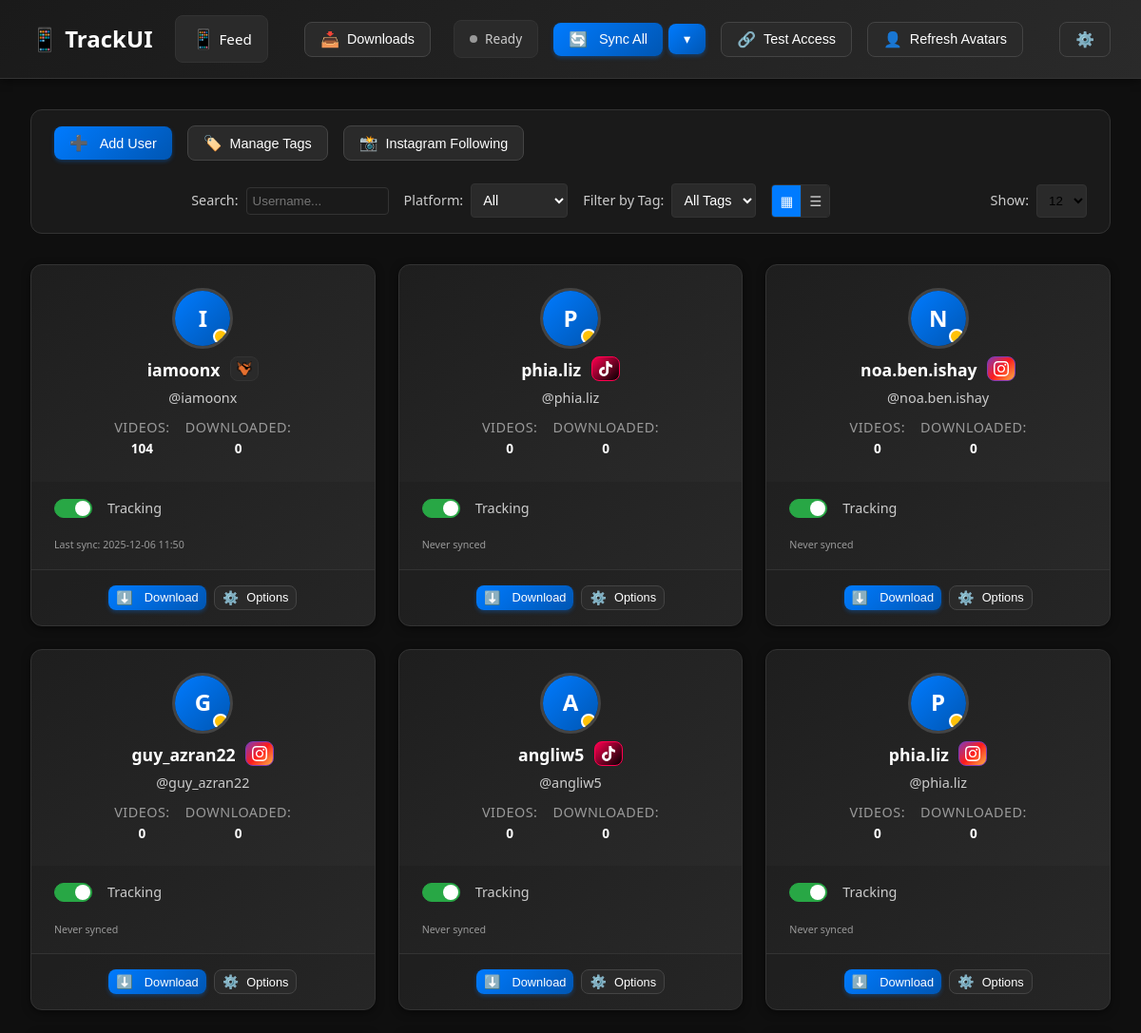
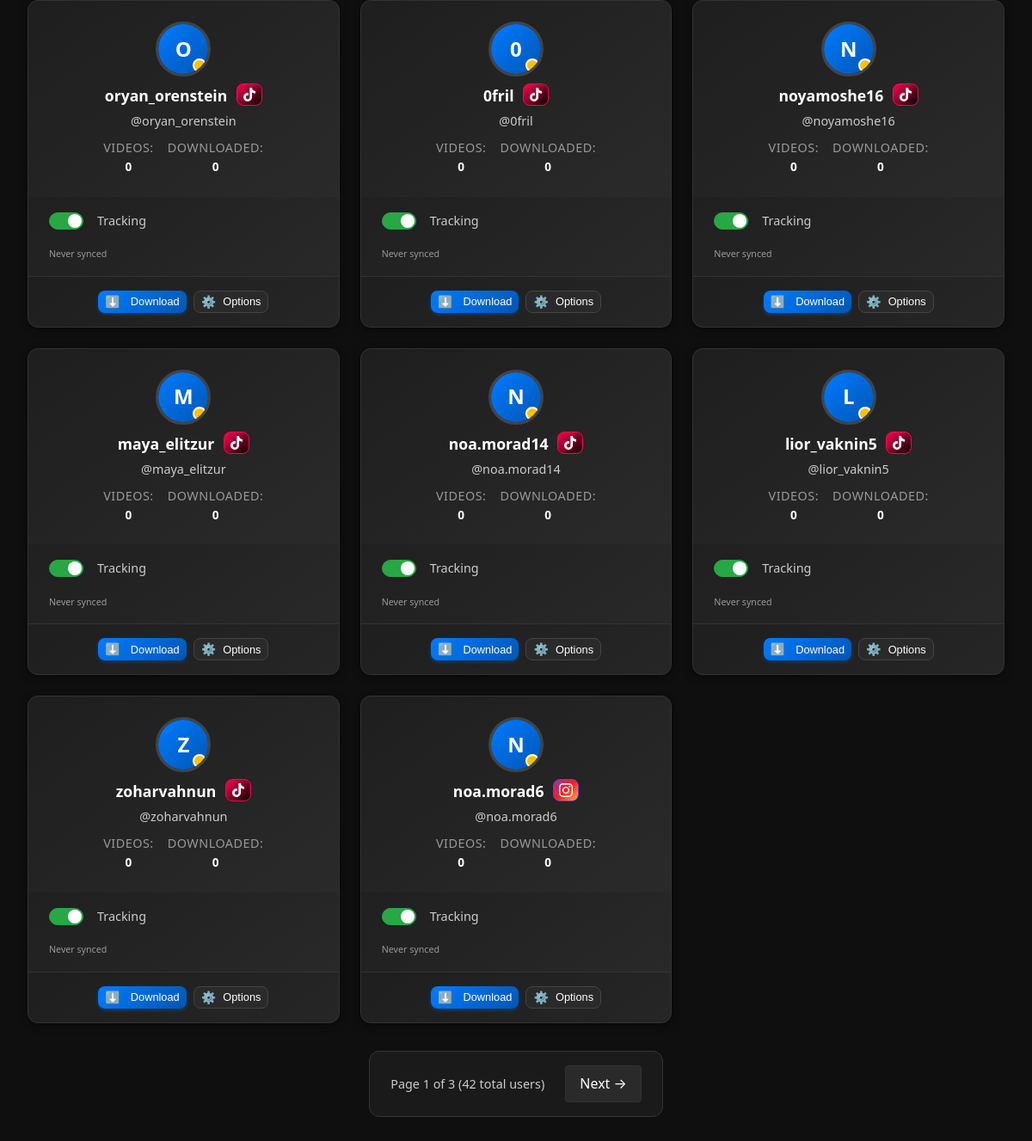
The page / on the database its author committed (2 pictures, top to bottom).
### tables this page shows
CREATE TABLE users (
            id INTEGER PRIMARY KEY AUTOINCREMENT,
            username TEXT NOT NULL,
            platform TEXT NOT NULL DEFAULT 'tiktok',
            display_name TEXT,
            profile_picture TEXT,
            follower_count INTEGER DEFAULT 0,
            following_count INTEGER DEFAULT 0,
            video_count INTEGER DEFAULT 0,
            is_tracking BOOLEAN DEFAULT 1,
            last_sync TIMESTAMP,
            created_at TIMESTAMP DEFAULT CURRENT_TIMESTAMP,
            download_count INTEGER DEFAULT 0,
            last_download TIMESTAMP,
            UNIQUE(username, platform)
        );

### app.py (the view, shortened to what this page needs)
@app.route('/')
def index():
    if not get_bool_setting('setup_completed', False):
        return redirect(url_for('setup_page'))
    page = request.args.get('page', 1, type=int)
    per_page = request.args.get('per_page', 14, type=int)  # 14 items = 2 full rows
    tag_filter = request.args.get('tag', '')
    platform_filter = request.args.get('platform', '')
    search_query = request.args.get('search', '')
    conn = get_db_connection()
    tags = conn.execute('SELECT * FROM tags ORDER BY name').fetchall()
    base_query = '''
        SELECT DISTINCT u.*, COUNT(DISTINCT ut.tag_id) as tag_count
        FROM users u
        LEFT JOIN user_tags ut ON u.id = ut.user_id
    '''
    params = []
    where_clauses = []
    if platform_filter in ('tiktok','instagram', 'coomer'):
        where_clauses.append('u.platform = ?')
        params.append(platform_filter)
    if search_query:
        where_clauses.append('(u.username LIKE ? OR u.display_name LIKE ?)')
        params.extend([f'%{search_query}%', f'%{search_query}%'])
    if where_clauses:
        base_query += ' WHERE ' + ' AND '.join(where_clauses)
    base_query += ' GROUP BY u.id ORDER BY u.created_at DESC'
    if where_clauses:
        count_query = 'SELECT COUNT(DISTINCT u.id) FROM users u '
        if tag_filter:
            count_query += 'INNER JOIN user_tags ut ON u.id = ut.user_id INNER JOIN tags t ON ut.tag_id = t.id '
        count_query += 'WHERE ' + ' AND '.join(where_clauses)
        total = conn.execute(count_query, params).fetchone()[0]
    else:
        total = conn.execute('SELECT COUNT(*) FROM users').fetchone()[0]
    offset = (page - 1) * per_page
    paginated_query = f"{base_query} LIMIT ? OFFSET ?"
    users = conn.execute(paginated_query, params + [per_page, offset]).fetchall()
    conn.close()
    user_list = []
    for user in users:
        user_dict = dict(user)
        platform = user.get('platform','tiktok') if isinstance(user, dict) else user['platform']
        user_dir = os.path.join(DOWNLOADS_PATH, platform, user['username'])
        file_count = 0
        if os.path.exists(user_dir):
            for root, dirs, files in os.walk(user_dir):
                file_count += len([f for f in files if f.lower().endswith(('.mp4', '.jpg', '.jpeg', '.png', '.gif'))])
        user_dict['downloaded_files'] = file_count
        avatar_available = False
        for ext in ['.jpg', '.jpeg', '.png', '.webp']:
            candidate = os.path.join(AVATARS_PATH, f"{user['platform']}_{user['username']}{ext}")
            if os.path.exists(candidate):
                avatar_available = True
                break
        user_dict['avatar_available'] = avatar_available
        conn = get_db_connection()
        user_tags = conn.execute('''
            SELECT t.name, t.color FROM tags t
            JOIN user_tags ut ON t.id = ut.tag_id
            WHERE ut.user_id = ?
        ''', (user['id'],)).fetchall()
        conn.close()
        user_dict['tags'] = [dict(tag) for tag in user_tags]
        user_list.append(user_dict)
    has_prev = page > 1
    has_next = offset + per_page < total
    prev_num = page - 1 if has_prev else None
    next_num = page + 1 if has_next else None
    return render_template('index.html',
                         users=user_list,
                         tags=tags,
                         current_tag=tag_filter,
                         pagination={
                             'page': page,
                             'per_page': per_page,
                             'total': total,
                             'has_prev': has_prev,
                             'has_next': has_next,
                             'prev_num': prev_num,
                             'next_num': next_num
                         },
                         sync_status=sync_status)

### templates/index.html (shortened to what this page needs)
{% extends "layout.html" %}
{% block content %}
<div class="main-container">
    <div class="controls-bar">
        <div class="controls-left">
            <button class="btn btn-primary" onclick="showAddUserModal()">
                <span class="btn-icon">➕</span>
                Add User
            </button>
            <button class="btn btn-secondary" onclick="showTagManagerModal()">
                <span class="btn-icon">🏷️</span>
                Manage Tags
            </button>
            <button class="btn btn-secondary" onclick="showInstagramFollowingModal()">
                <span class="btn-icon">📸</span>
                Instagram Following
            </button>
        </div>
        <div class="controls-center">
            <div class="filter-group">
                <label for="userSearch">Search:</label>
                <input type="text" id="userSearch" placeholder="Username..."
                    value="{{ request.args.get('search', '') }}" oninput="debouncedSearch()"
                    style="width: 150px; padding: 6px; border-radius: 4px; border: 1px solid var(--border-color); background: var(--bg-secondary); color: var(--text-primary);">
            </div>
            <div class="filter-group">
                <label for="platformFilter">Platform:</label>
                <select id="platformFilter" onchange="filterByPlatform()">
                    <option value="">All</option>
                </select>
            </div>
            <div class="filter-group">
                <label for="tagFilter">Filter by Tag:</label>
                <select id="tagFilter" onchange="filterByTag()">
                    <option value="">All Tags</option>
                </select>
            </div>
            <div class="view-toggle">
                <button class="view-btn active" id="gridViewBtn" onclick="toggleView('grid')">
                    <span class="btn-icon">▦</span>
                </button>
                <button class="view-btn" id="listViewBtn" onclick="toggleView('list')">
                    <span class="btn-icon">☰</span>
                </button>
            </div>
        </div>
        <div class="controls-right">
            <div class="per-page-selector">
                <label for="perPageSelect">Show:</label>
                <select id="perPageSelect" onchange="changePerPage()">
                    <option value="12" {% if pagination.per_page==12 %}selected{% endif %}>12</option>
                </select>
            </div>
        </div>
    </div>
    {% if users %}
    <div class="users-container" id="usersContainer">
        <div class="users-grid" id="usersGrid">
            {% for user in users %}
            <div class="user-card" data-username="{{ user.username }}" data-platform="{{ user.platform }}">
                <div class="user-card-header">
                    <div class="user-avatar">
                        {% if user.avatar_available %}
                        <img src="{{ url_for('avatar', username=user.username) }}?platform={{ user.platform }}"
                            alt="{{ user.display_name or user.username }}" loading="lazy">
                        {% else %}
                        <div class="avatar-placeholder" title="Avatar not available - click 'Refresh Avatars' to retry">
                            {{ (user.display_name or user.username)[0]|upper }}</div>
                        {% endif %}
                    </div>
                    <div class="user-info">
                        <h3 class="user-name">
                            <a
                                href="{{ url_for('user_profile', username=user.username) }}?platform={{ user.platform }}">
                                {{ user.display_name or user.username }}
                            </a>
                            <span class="platform-badge platform-{{ user.platform }}" title="{{ user.platform|title }}">
                                {% if user.platform == 'instagram' %}
                                <svg viewBox="0 0 24 24" width="16" height="16" fill="currentColor">
                                    <path
                                        d="M12 2.163c3.204 0 3.584.012 4.85.07 3.252.148 4.771 1.691 4.919 4.919.058 1.265.069 1.645.069 4.849 0 3.205-.012 3.584-.069 4.849-.149 3.225-1.664 4.771-4.919 4.919-1.266.058-1.644.07-4.85.07-3.204 0-3.584-.012-4.849-.07-3.26-.149-4.771-1.699-4.919-4.92-.058-1.265-.07-1.644-.07-4.849 0-3.204.013-3.583.07-4.849.149-3.227 1.664-4.771 4.919-4.919 1.266-.057 1.645-.069 4.849-.069zm0-2.163c-3.259 0-3.667.014-4.947.072-4.358.2-6.78 2.618-6.98 6.98-.059 1.281-.073 1.689-.073 4.948 0 3.259.014 3.668.072 4.948.2 4.358 2.618 6.78 6.98 6.98 1.281.058 1.689.072 4.948.072 3.259 0 3.668-.014 4.948-.072 4.354-.2 6.782-2.618 6.979-6.98.059-1.28.073-1.689.073-4.948 0-3.259-.014-3.667-.072-4.947-.196-4.354-2.617-6.78-6.979-6.98-1.281-.059-1.69-.073-4.949-.073zm0 5.838c-3.403 0-6.162 2.759-6.162 6.162s2.759 6.163 6.162 6.163 6.162-2.759 6.162-6.163c0-3.403-2.759-6.162-6.162-6.162zm0 10.162c-2.209 0-4-1.79-4-4 0-2.209 1.791-4 4-4s4 1.791 4 4c0 2.21-1.791 4-4 4zm6.406-11.845c-.796 0-1.441.645-1.441 1.44s.645 1.44 1.441 1.44c.795 0 1.439-.645 1.439-1.44s-.644-1.44-1.439-1.44z" />
                                </svg>
                                {% elif user.platform == 'coomer' %}
                                <img src="{{ url_for('static', filename='coomer_logo.png') }}" alt="Coomer" width="16"
                                    height="16" style="vertical-align: middle;">
                                {% endif %}
                            </span>
                        </h3>
                        <p class="user-username">@{{ user.username }}</p>
                        <div class="user-stats">
                            <span class="stat-item">
                                <span class="stat-label">Videos:</span>
                                <span class="stat-value">{{ user.video_count or 0 }}</span>
                            </span>
                            <span class="stat-item">
                                <span class="stat-label">Downloaded:</span>
                                <span class="stat-value">{{ user.downloaded_files or 0 }}</span>
                            </span>
                        </div>
                    </div>
                </div>
                <div class="user-card-body">
                    <div class="tracking-status">
                        <label class="toggle-switch">
                            <input type="checkbox" {% if user.is_tracking %}checked{% endif %}
                                onchange="toggleTracking('{{ user.username }}', this)">
                            <span class="toggle-label">Tracking</span>
                        </label>
                    </div>
                    <div class="sync-info">
                        {% if user.last_sync %}
                        <small class="last-sync">
                            Last sync: {{ user.last_sync|strftime('%Y-%m-%d %H:%M') }}
                        </small>
                        {% else %}
                        <small class="last-sync">Never synced</small>
                        {% endif %}
                    </div>
                </div>
                <div class="user-card-footer">
                    <div class="card-actions">
                        <button class="btn btn-sm btn-primary"
                            onclick="downloadUserContent('{{ user.username }}', '{{ user.platform }}')">
                            <span class="btn-icon">⬇️</span>
                            Download
                        </button>
                        <button class="btn btn-sm btn-secondary" onclick="showUserMenu('{{ user.username }}', event)">
                            <span class="btn-icon">⚙️</span>
                            Options
                        </button>
                    </div>
                </div>
            </div>
            {% endfor %}
        </div>
    </div>
    {% if pagination.total > pagination.per_page %}
    <div class="pagination-container">
        <div class="pagination">
            <div class="pagination-info">
                <span>
                    Page {{ pagination.page }} of {{ ((pagination.total - 1) // pagination.per_page) + 1 }}
                    ({{ pagination.total }} total users)
                </span>
            </div>
            {% if pagination.has_next %}
            <a href="?page={{ pagination.next_num }}&per_page={{ pagination.per_page }}{% if current_tag %}&tag={{ current_tag }}{% endif %}"
                class="pagination-btn">
                Next →
            </a>
            {% endif %}
        </div>
    </div>
    {% endif %}
    {% endif %}
</div>
{% endblock %}

### templates/layout.html (shortened to what this page needs)
<!DOCTYPE html>
<html lang="en" data-theme="dark">
<head>
    <link rel="stylesheet" href="{{ url_for('static', filename='style.css') }}">
</head>
<body>
    <div class="app-container">
        <header class="app-header">
            <div class="header-content">
                <div class="header-left">
                    <h1 class="app-title">
                        <a href="{{ url_for('index') }}">
                            📱 TrackUI
                        </a>
                    </h1>
                    <nav class="header-nav">
                        {% if request.endpoint == 'index' %}
                        <a href="{{ url_for('feed') }}" class="nav-link">
                            <span class="nav-icon">📱</span> Feed
                        </a>
                        {% elif request.endpoint != 'feed' %}
                        <div class="breadcrumb">
                            <a href="{{ url_for('index') }}">Home</a>
                            {% block breadcrumb %}{% endblock %}
                        </div>
                        {% endif %}
                    </nav>
                </div>
                {% if request.endpoint == 'index' %}
                <div class="header-right">
                    <div class="download-controls">
                        <button class="btn btn-secondary" id="downloadsBtn" onclick="showDownloadsModal()">
                            <span class="btn-icon">📥</span>
                            Downloads
                        </button>
                    </div>
                    <div class="sync-controls">
                        <div class="sync-status" id="syncStatus">
                            <span class="status-indicator" id="statusIndicator"></span>
                            <span class="status-text" id="statusText">Ready</span>
                        </div>
                        <div class="btn-group" id="syncAllGroup"
                            style="display:inline-flex; gap:6px; align-items:center;">
                            <button class="btn btn-primary" id="syncAllBtn" onclick="syncAllUsers()">
                                <span class="btn-icon">🔄</span>
                                Sync All
                            </button>
                            <button class="btn btn-primary" id="syncAllOptionsBtn" onclick="toggleSyncOptions(event)"
                                title="Sync options">
                                ▾
                            </button>
                        </div>
                        <button class="btn btn-secondary" id="testAccessBtn" onclick="testAccess()">
                            <span class="btn-icon">🔗</span>
                            Test Access
                        </button>
                        <button class="btn btn-secondary" id="refreshAvatarsBtn" onclick="refreshAllAvatars()">
                            <span class="btn-icon">👤</span>
                            Refresh Avatars
                        </button>
                    </div>
                </div>
                {% endif %}
                <button class="btn btn-secondary" id="settingsBtn" onclick="openSettingsSidebar()"
                    title="Settings"><span class="btn-icon">⚙️</span></button>
            </div>
        </header>
        <main class="app-main">
            {% block content %}{% endblock %}
        </main>
    </div>
</body>
</html>

### rows shown on the page
users: display_name "I", display_name "iamoonx", username "iamoonx", video_count "104", downloaded_files "0", is_tracking "☑", last_sync|strftime "2025-12-06 11:50"
users: display_name "P", display_name "phia.liz", platform "tiktok" (drawn), username "phia.liz", video_count "0", downloaded_files "0", is_tracking "☑", shows "Never synced"
users: display_name "N", display_name "noa.ben.ishay", platform "instagram" (drawn), username "noa.ben.ishay", video_count "0", downloaded_files "0", is_tracking "☑", shows "Never synced"
users: display_name "G", display_name "guy_azran22", platform "instagram" (drawn), username "guy_azran22", video_count "0", downloaded_files "0", is_tracking "☑", shows "Never synced"
users: display_name "A", display_name "angliw5", platform "tiktok" (drawn), username "angliw5", video_count "0", downloaded_files "0", is_tracking "☑", shows "Never synced"
users: display_name "P", display_name "phia.liz", platform "instagram" (drawn), username "phia.liz", video_count "0", downloaded_files "0", is_tracking "☑", shows "Never synced"
users: display_name "O", display_name "oryan_orenstein", platform "tiktok" (drawn), username "oryan_orenstein", video_count "0", downloaded_files "0", is_tracking "☑", shows "Never synced"
users: display_name "0", display_name "0fril", platform "tiktok" (drawn), username "0fril", video_count "0", downloaded_files "0", is_tracking "☑", shows "Never synced"
users: display_name "N", display_name "noyamoshe16", platform "tiktok" (drawn), username "noyamoshe16", video_count "0", downloaded_files "0", is_tracking "☑", shows "Never synced"
users: display_name "M", display_name "maya_elitzur", platform "tiktok" (drawn), username "maya_elitzur", video_count "0", downloaded_files "0", is_tracking "☑", shows "Never synced"
users: display_name "N", display_name "noa.morad14", platform "tiktok" (drawn), username "noa.morad14", video_count "0", downloaded_files "0", is_tracking "☑", shows "Never synced"
users: display_name "L", display_name "lior_vaknin5", platform "tiktok" (drawn), username "lior_vaknin5", video_count "0", downloaded_files "0", is_tracking "☑", shows "Never synced"
users: display_name "Z", display_name "zoharvahnun", platform "tiktok" (drawn), username "zoharvahnun", video_count "0", downloaded_files "0", is_tracking "☑", shows "Never synced"
users: display_name "N", display_name "noa.morad6", platform "instagram" (drawn), username "noa.morad6", video_count "0", downloaded_files "0", is_tracking "☑", shows "Never synced"

### other values the page prints
{{ pagination.page }} "1"
{{ ((pagination.total - 1) // pagination.per_page) + 1 }} "3"
{{ pagination.total }} "42"
